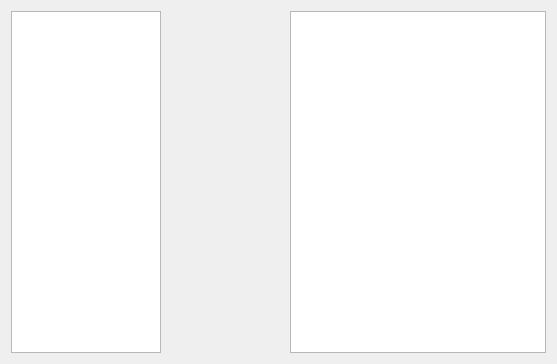
<?xml version="1.0" encoding="UTF-8"?>
<ui version="4.0">
 <class>SettingsDialog</class>
 <widget class="QDialog" name="SettingsDialog">
  <property name="geometry">
   <rect>
    <x>0</x>
    <y>0</y>
    <width>557</width>
    <height>364</height>
   </rect>
  </property>
  <property name="windowTitle">
   <string>Dialog</string>
  </property>
  <layout class="QHBoxLayout" name="horizontalLayout">
   <item>
    <widget class="QListWidget" name="languages_list_widget">
     <property name="maximumSize">
      <size>
       <width>150</width>
       <height>16777215</height>
      </size>
     </property>
    </widget>
   </item>
   <item>
    <spacer name="horizontalSpacer">
     <property name="orientation">
      <enum>Qt::Horizontal</enum>
     </property>
     <property name="sizeHint" stdset="0">
      <size>
       <width>68</width>
       <height>20</height>
      </size>
     </property>
    </spacer>
   </item>
   <item>
    <widget class="QListWidget" name="extensions_list_widget"/>
   </item>
  </layout>
 </widget>
 <resources/>
 <connections/>
</ui>
